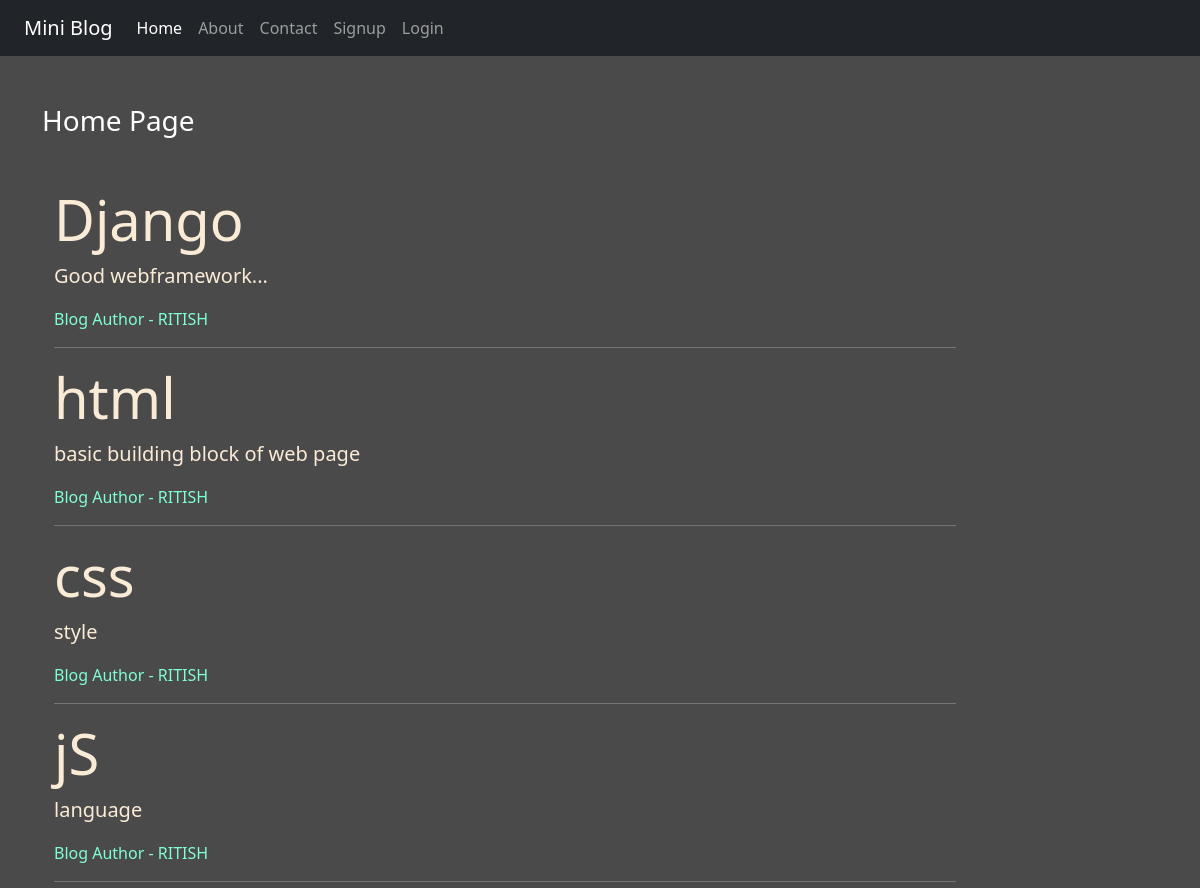
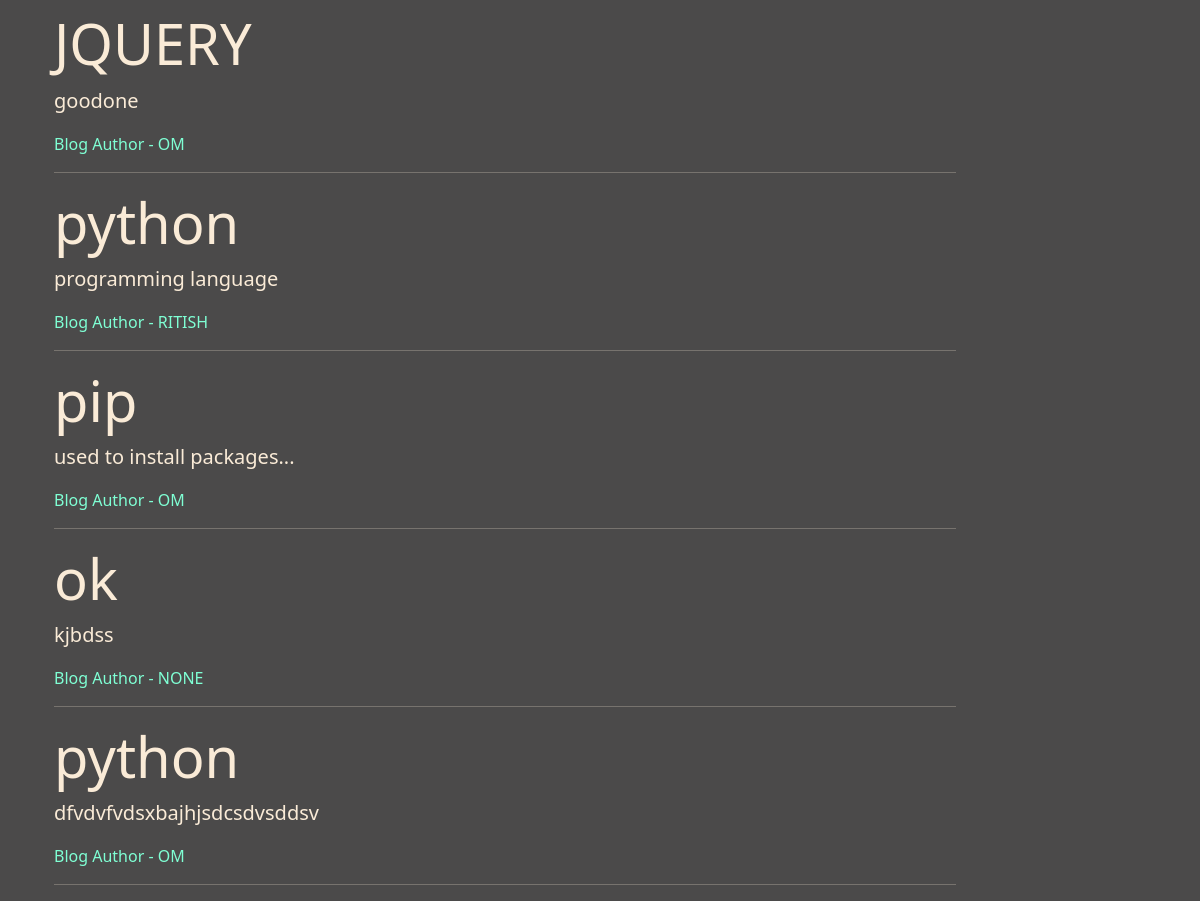
The page / on the database its author committed (2 pictures, top to bottom).
### blog/models.py (models this page shows)
class Post(models.Model):
    user = models.ForeignKey(User,
                        null = True,
                        on_delete = models.SET_NULL)
    title= models.CharField(max_length=250)
    desc=models.TextField()

### blog/views.py (the view)
# urls.py: 2. Add a URL to urlpatterns:  path('', views.home, name='home')
def home(request):
    posts=Post.objects.all()
    gps=request.user.groups.all()
    return render(request,'blog/home.html',{'posts': posts,'groups':gps})  #here there is no use of gps in html so no worries!!

### templates/blog/home.html (shortened to what this page needs)
{% extends 'blog/base.html' %}
{% load static %}
{%block content%}
    <div class="col-sm-10">
        <h3 class="text-white my-5">Home Page</h3>
        {% for post in posts%}
        <div class="jumbotron jumbotron-fluid">
            <div class="container">
                <h1 class="display-4">{{post.title }}</h1>
                <p class="lead">{{post.desc}}</p>
                <p id='author-name' > Blog Author - {{post.user|upper}}  </p><hr>
            </div>
        </div>
        {%endfor%}
    </div>
{%endblock content%}

### templates/blog/base.html (shortened to what this page needs)
<!DOCTYPE html>
{% load static %}
<html lang="en">
<head>
    <link rel="stylesheet" href="{% static 'blog/css/bootstrap.css'%}">
    <link rel="stylesheet" href="{% static 'blog/css/style.css' %}">
</head>
<body>
    <div class="container-fluid bg-dark">
        {% include 'blog/navbar.html' %}
    </div>
    <div class="container">
        <div class="row">
            {%block content%}
            {%endblock content%}
        </div>
    </div>
</body>
</html>

### templates/blog/navbar.html (shortened to what this page needs)
<nav class="navbar navbar-expand-lg bg-dark navbar-dark">
    <div class="container-fluid">
      <a class="navbar-brand" href="/">Mini Blog</a>
      <div class="collapse navbar-collapse" id="navbarNav">
        <ul class="navbar-nav">
          <li class="nav-item">
            <a class="nav-link active" aria-current="page" href="/">Home</a>
          </li>
          <li class="nav-item">
            <a class="nav-link" href="/about">About</a>
          </li>
          <li class="nav-item">
            <a class="nav-link" href="/contact">Contact</a>
          </li>
          {% if request.user.is_authenticated %}
          <li class="nav-item">
            <a class="nav-link" href="/dashboard/{{request.user.id}}">Dashboard</a>
          </li>
          <li class="nav-item">
            <a class="nav-link" href="/logout">Logout</a>
          </li>
         {% else %}
          <li class="nav-item">
            <a class="nav-link" href="/signup">Signup</a>
          </li>
          <li class="nav-item">
            <a class="nav-link" href="/login">Login</a>
          </li>
          {%endif%}
        </ul>
      </div>
    </div>
</nav>

### static/blog/css/style.css (style rules this page uses)
body { background-color: rgb(75,74,74); color: antiquewhite; }
#author-name { color:aquamarine; }

### rows shown on the page
Post: title "Django", desc "Good webframework...", user "RITISH"
Post: title "html", desc "basic building block of web page", user "RITISH"
Post: title "css", desc "style", user "RITISH"
Post: title "jS", desc "language", user "RITISH"
Post: title "JQUERY", desc "goodone", user "OM"
Post: title "python", desc "programming language", user "RITISH"
Post: title "pip", desc "used to install packages...", user "OM"
Post: title "ok", desc "kjbdss", user "NONE"
Post: title "python", desc "dfvdvfvdsxbajhjsdcsdvsddsv", user "OM"
